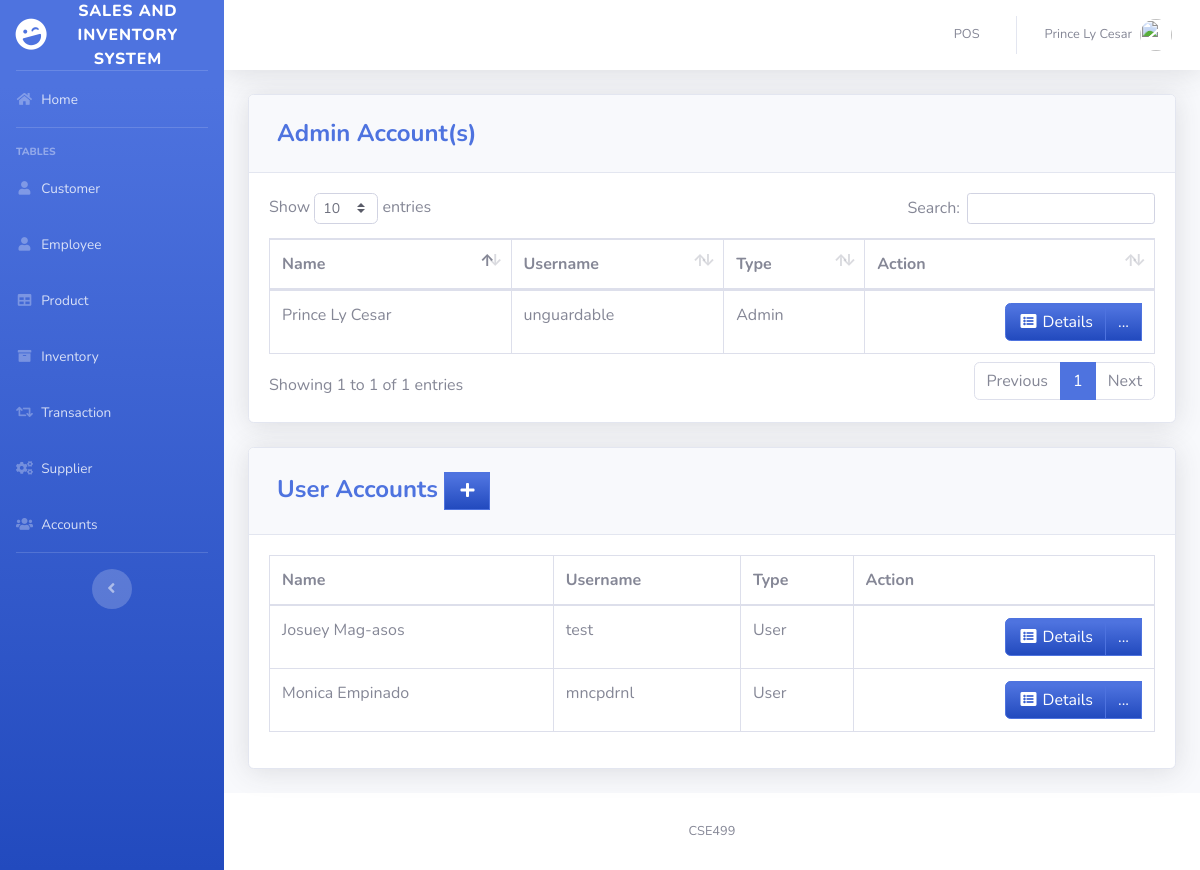
Page /pages/user.php (signed in) on the earlier database version.
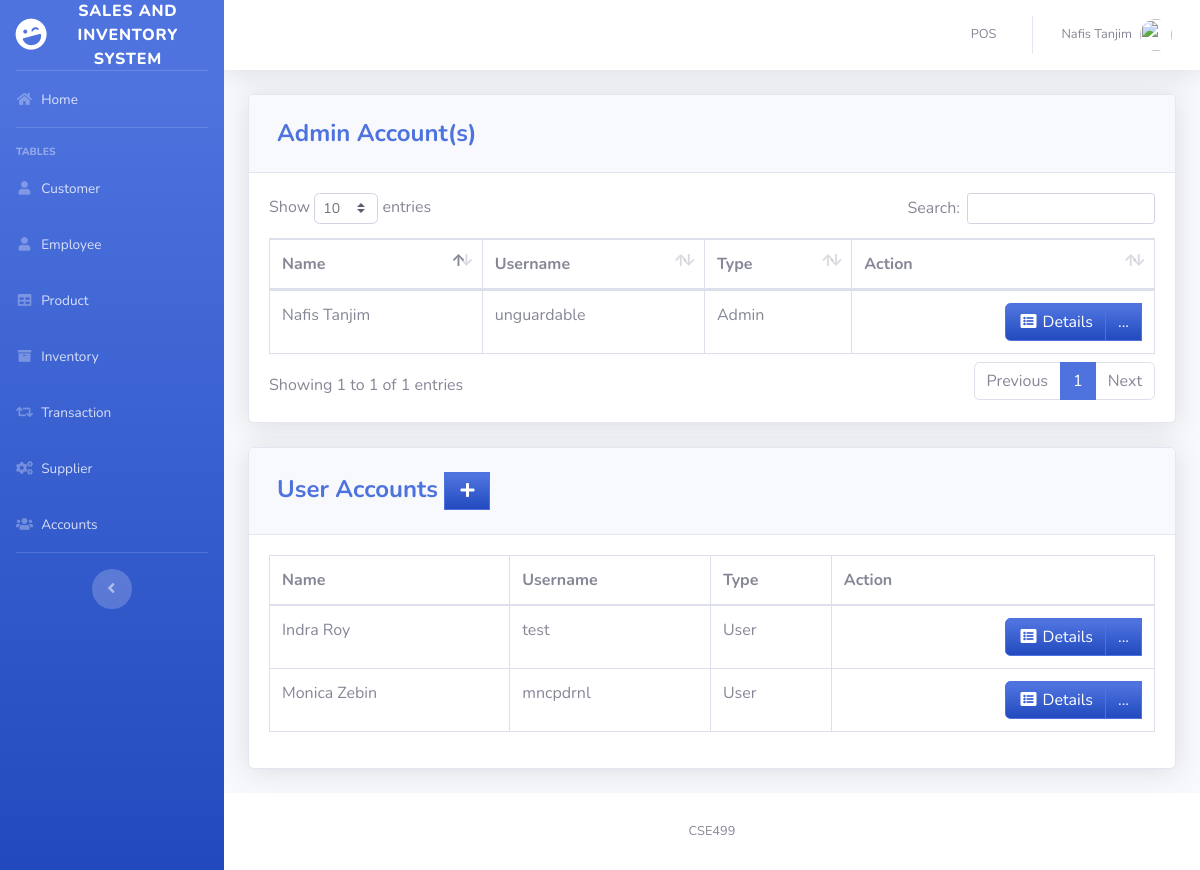
Same page on the later database version.
### tables this page shows
CREATE TABLE `users` (
  `ID` int(11) NOT NULL,
  `EMPLOYEE_ID` int(11) DEFAULT NULL,
  `USERNAME` varchar(50) DEFAULT NULL,
  `PASSWORD` varchar(50) DEFAULT NULL,
  `TYPE_ID` int(11) DEFAULT NULL
);

CREATE TABLE `employee` (
  `EMPLOYEE_ID` int(11) NOT NULL,
  `FIRST_NAME` varchar(50) DEFAULT NULL,
  `LAST_NAME` varchar(50) DEFAULT NULL,
  `GENDER` varchar(50) DEFAULT NULL,
  `EMAIL` varchar(100) DEFAULT NULL,
  `PHONE_NUMBER` varchar(11) DEFAULT NULL,
  `JOB_ID` int(11) DEFAULT NULL,
  `HIRED_DATE` varchar(50) NOT NULL,
  `LOCATION_ID` int(11) DEFAULT NULL
);

CREATE TABLE `type` (
  `TYPE_ID` int(11) NOT NULL,
  `TYPE` varchar(50) DEFAULT NULL
);

### pages/user.php (the view, shortened to what the changed rows need)
<?php
include'../includes/connection.php';
include'../includes/sidebar.php';
?>
         <div class="card shadow mb-4">
            <div class="card-body">
            <div class="table-responsive">
           <table class="table table-bordered" id="dataTable" width="100%" cellspacing="0">
               <thead>
                   <tr>
                       <th>Name</th>
                       <th>Username</th>
                       <th>Type</th>
                       <th>Action</th>
                   </tr>
               </thead>
          <tbody>
<?php
    $query = 'SELECT ID, FIRST_NAME,LAST_NAME,USERNAME, t.TYPE
              FROM users u
              JOIN employee e ON e.EMPLOYEE_ID=u.EMPLOYEE_ID
              JOIN type t ON t.TYPE_ID=u.TYPE_ID
              WHERE u.TYPE_ID=1';
        $result = mysqli_query($db, $query) or die (mysqli_error($db));
            while ($row = mysqli_fetch_assoc($result)) {
                echo '<tr>';
                echo '<td>'. $row['FIRST_NAME'].' '. $row['LAST_NAME'].'</td>';
                echo '<td>'. $row['USERNAME'].'</td>';
                echo '<td>'. $row['TYPE'].'</td>';
                      echo '<td align="right"> <div class="btn-group">
                              <a type="button" class="btn btn-primary bg-gradient-primary" href="us_searchfrm.php?action=edit & id='.$row['ID'] . '"><i class="fas fa-fw fa-list-alt"></i> Details</a>
                            <div class="btn-group">
                              <a type="button" class="btn btn-primary bg-gradient-primary dropdown no-arrow" data-toggle="dropdown" style="color:white;">
                              ... <span class="caret"></span></a>
                            <ul class="dropdown-menu text-center" role="menu">
                                <li>
                                  <a type="button" class="btn btn-warning bg-gradient-warning btn-block" style="border-radius: 0px;" href="us_edit.php?action=edit & id='.$row['ID']. '">
                                    <i class="fas fa-fw fa-edit"></i> Edit
                                  </a>
                                </li>
                                </li>
                            </ul>
                            </div>
                          </div></td>';
                echo '</tr> ';
                        }
?>
                                </tbody>
                            </table>
                        </div>
                    </div>
                  </div>
         <div class="card shadow mb-4">
            <div class="card-body">
            <div class="table-responsive">
           <table class="table table-bordered" id="dataTable" width="100%" cellspacing="0">
               <thead>
                   <tr>
                       <th>Name</th>
                       <th>Username</th>
                       <th>Type</th>
                       <th>Action</th>
                   </tr>
               </thead>
          <tbody>
<?php
    $query = 'SELECT ID, FIRST_NAME,LAST_NAME,USERNAME, t.TYPE
              FROM users u
              JOIN employee e ON e.EMPLOYEE_ID=u.EMPLOYEE_ID
              JOIN type t ON t.TYPE_ID=u.TYPE_ID
              WHERE u.TYPE_ID=2';
        $result = mysqli_query($db, $query) or die (mysqli_error($db));
            while ($row = mysqli_fetch_assoc($result)) {
                echo '<tr>';
                echo '<td>'. $row['FIRST_NAME'].' '. $row['LAST_NAME'].'</td>';
                echo '<td>'. $row['USERNAME'].'</td>';
                echo '<td>'. $row['TYPE'].'</td>';
                      echo '<td align="right"> <div class="btn-group">
                              <a type="button" class="btn btn-primary bg-gradient-primary" href="us_searchfrm.php?action=edit & id='.$row['ID'] . '"><i class="fas fa-fw fa-list-alt"></i> Details</a>
                            <div class="btn-group">
                              <a type="button" class="btn btn-primary bg-gradient-primary dropdown no-arrow" data-toggle="dropdown" style="color:white;">
                              ... <span class="caret"></span></a>
                            <ul class="dropdown-menu text-center" role="menu">
                                <li>
                                  <a type="button" class="btn btn-warning bg-gradient-warning btn-block" style="border-radius: 0px;" href="us_edit.php?action=edit & id='.$row['ID']. '">
                                    <i class="fas fa-fw fa-edit"></i> Edit
                                  </a>
                                </li>
                            </ul>
                            </div>
                          </div></td>';
                echo '</tr> ';
                        }
?>
                                </tbody>
                            </table>
                        </div>
                    </div>
                  </div>
<?php
include'../includes/footer.php';
?>

### includes/topbar.php (shortened to what the changed rows need)
<div id="content-wrapper" class="d-flex flex-column">
  <div id="content">
    <nav class="navbar navbar-expand navbar-light bg-white topbar mb-4 static-top shadow">
      <ul class="navbar-nav ml-auto">
        <li class="nav-item dropdown no-arrow">
          <a class="nav-link dropdown-toggle" href="#" id="userDropdown" role="button" data-toggle="dropdown" aria-haspopup="true" aria-expanded="false">
            <span class="mr-2 d-none d-lg-inline text-gray-600 small"><?php echo  $_SESSION['FIRST_NAME']. ' '.$_SESSION['LAST_NAME'] ;?></span>
            <img class="img-profile rounded-circle"
            <?php
              if($_SESSION['GENDER']=='Male'){
                echo 'src="https://encrypted-tbn0.gstatic.com/images?q=tbn:ANd9GcTS0rikanm-OEchWDtCAWQ_s1hQq1nOlQUeJr242AdtgqcdEgm0Dg"';
              }else{
                echo 'src="https://encrypted-tbn0.gstatic.com/images?q=tbn:ANd9GcSNngF0RFPjyGl4ybo78-XYxxeap88Nvsyj1_txm6L4eheH8ZBu"';
              }
            ?>>
          </a>
        </li>
      </ul>
    </nav>
    <div class="container-fluid">

Differences in the rows shown:
changed through a linked row, users "unguardable": EMPLOYEE_ID.FIRST_NAME "Prince Ly" → "Nafis"; EMPLOYEE_ID.LAST_NAME "Cesar" → "Tanjim"
changed through a linked row, users "test": EMPLOYEE_ID.FIRST_NAME "Josuey" → "Indra"; EMPLOYEE_ID.LAST_NAME "Mag-asos" → "Roy"
changed through a linked row, users "mncpdrnl": EMPLOYEE_ID.LAST_NAME "Empinado" → "Zebin"
Other differences:
$_SESSION['FIRST_NAME']: "Prince Ly" → "Nafis"
$_SESSION['LAST_NAME']: "Cesar" → "Tanjim"
